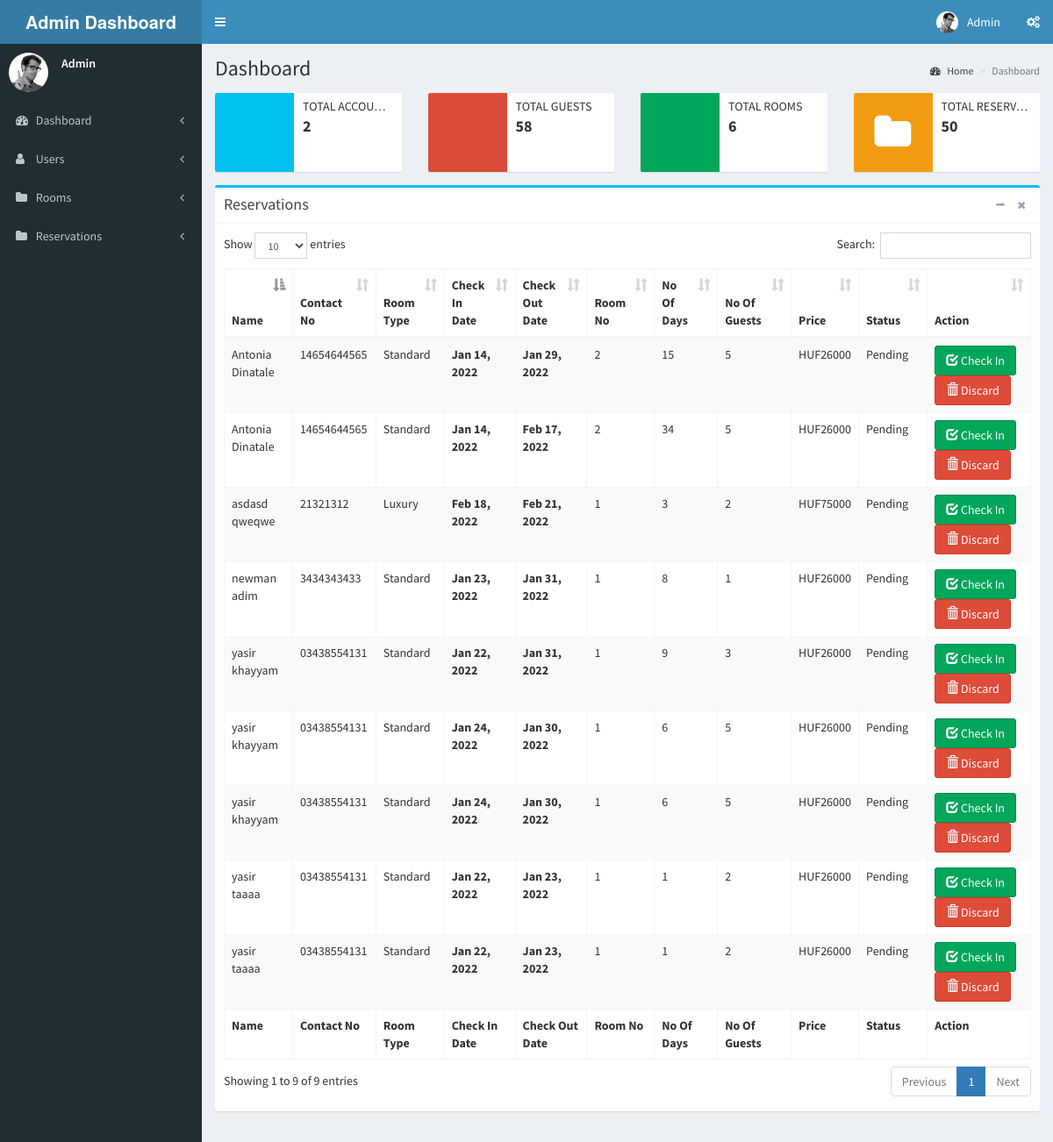
Screenshot of /admin/dashboard.php (signed in) with the database file from the repository.
### tables this page shows
CREATE TABLE `transaction` (
  `transaction_id` int(11) NOT NULL,
  `guest_id` int(11) NOT NULL,
  `room_id` int(11) NOT NULL,
  `room_no` int(5) NOT NULL,
  `extra_bed` int(11) NOT NULL,
  `status` varchar(20) NOT NULL,
  `status1` varchar(232) NOT NULL,
  `days` int(2) NOT NULL,
  `checkin` date NOT NULL,
  `checkin_time` time NOT NULL,
  `checkout` date NOT NULL,
  `checkout_time` time NOT NULL,
  `bill` varchar(10) NOT NULL,
  `guest_no` int(12) NOT NULL
);

CREATE TABLE `guest` (
  `guestid` int(11) NOT NULL,
  `firstname` varchar(50) NOT NULL,
  `middlename` varchar(30) NOT NULL,
  `lastname` varchar(40) NOT NULL,
  `address` varchar(50) NOT NULL,
  `contactno` varchar(13) NOT NULL,
  `email` varchar(232) NOT NULL,
  `mobile` varchar(232) NOT NULL
);

CREATE TABLE `room` (
  `roomid` int(11) NOT NULL,
  `room_type` varchar(50) NOT NULL,
  `price` varchar(11) NOT NULL,
  `photo` varchar(100) NOT NULL
);

### admin/name.php (called while the page is built)
<?php
	require 'connect.php';
	$query = $conn->query("SELECT * FROM `admin` WHERE `admin_id` = '$_SESSION[admin_id]'") or die(mysqli_error());
	$fetch = $query->fetch_array();
	$name = $fetch['name'];
?>

### admin/dashboard.php (the view, shortened to what this page needs)
<?php
require 'name.php';
include("header.php");
include("connect.php");
 $query_users_counter=mysqli_query($conn,"select * FROM admin");
 $number_user_counter=mysqli_num_rows($query_users_counter);
 $query_com_counter=mysqli_query($conn,"select * FROM guest");
 $number_counter=mysqli_num_rows($query_com_counter);
 $showtables= mysqli_query($conn,"select * FROM room");
 $number_counter_tables=mysqli_num_rows($showtables);
$showtables_transaction= mysqli_query($conn,"select * FROM transaction");
 $number_counter_transaction=mysqli_num_rows($showtables_transaction);
?>
  <?php
  include("leftbar.php"); ?>
 <link rel="stylesheet" href="plugins/datatables/dataTables.bootstrap.css">
  <div class="content-wrapper">
    <section class="content-header">
      <h1>
        Dashboard
      </h1>
      <ol class="breadcrumb">
        <li><a href="dashboard.php"><i class="fa fa-dashboard"></i> Home</a></li>
        <li class="active">Dashboard</li>
      </ol>
    </section>
    <section class="content">
      <div class="row">
        <div class="col-md-3 col-sm-6 col-xs-12">
          <div class="info-box">
            <span class="info-box-icon bg-aqua"><i class="ion ion-ios-people-outline"></i></span>
            <div class="info-box-content">
              <span class="info-box-text">Total Accounts</span>
              <span class="info-box-number"><?php echo $number_user_counter;?></span>
            </div>
          </div>
        </div>
        <div class="col-md-3 col-sm-6 col-xs-12">
          <div class="info-box">
            <span class="info-box-icon bg-red"><i class="ion ion-ios-people-outline"></i></span>
            <div class="info-box-content">
              <span class="info-box-text">Total Guests</span>
              <span class="info-box-number"><?php echo $number_counter?></span>
            </div>
          </div>
        </div>
        <div class="col-md-3 col-sm-6 col-xs-12">
          <div class="info-box">
            <span class="info-box-icon bg-green"><i class="ion ion-ios-cart-outline"></i></span>
            <div class="info-box-content">
              <span class="info-box-text">Total Rooms</span>
              <span class="info-box-number"><?php echo  $number_counter_tables;?></span>
            </div>
          </div>
        </div>
        <div class="col-md-3 col-sm-6 col-xs-12">
          <div class="info-box">
            <span class="info-box-icon bg-yellow"><i class="fa fa-folder"></i></span>
            <div class="info-box-content">
              <span class="info-box-text">Total Reservations</span>
              <span class="info-box-number"><?php echo $number_counter_transaction;?></span>
            </div>
          </div>
        </div>
      </div>
      <div class="row">
        <div class="col-md-12">
          <div class="box box-info">
            <div class="box-header with-border">
              <h3 class="box-title">Reservations</h3>
              <div class="box-tools pull-right">
                <button type="button" class="btn btn-box-tool" data-widget="collapse"><i class="fa fa-minus"></i>
                </button>
                <button type="button" class="btn btn-box-tool" data-widget="remove"><i class="fa fa-times"></i></button>
              </div>
            </div>
            <div class="box-body">
              <div class="table-responsive">
                <table id="example1" class="table table-bordered table-striped">
                <thead>
                <tr>
                <th>Name</th>
							<th>Contact No</th>
							<th>Room Type</th>
							<th>Check In Date</th>
							<th>Check Out Date</th>
							<th>Room No</th>
							<th>No Of Days</th>
							<th>No Of  Guests</th>
							<th>Price</th>
							<th>Status</th>
							<th>Action</th>
                </tr>
                </thead>
               <tbody>
						<?php
							$query = $conn->query("SELECT * FROM transaction WHERE status='Pending'") or die(mysqli_error());
							while($fetch = $query->fetch_array()){
							$query_guest_info=mysqli_query($conn,"select * from guest where guestid='".$fetch['guest_id']."'");
							$feect_guest_info=mysqli_fetch_array($query_guest_info);
							$query_room_info=mysqli_query($conn,"select * from room where roomid='".$fetch['room_id']."'");
							$feect_room_info=mysqli_fetch_array($query_room_info);
						?>
						<tr>
							<td><?php echo $feect_guest_info['firstname']." ".$feect_guest_info['lastname'];?></td>
							<td><?php echo $feect_guest_info['contactno'];?></td>
							<td><?php echo $feect_room_info['room_type'];?></td>
							<td><strong><?php echo date("M d, Y", strtotime($fetch['checkin']));?></strong></td>
							<td><strong><?php echo date("M d, Y", strtotime($fetch['checkout']));?></strong></td>
							<td><?php echo $fetch['room_no']?></td>
							<td><?php echo $fetch['days']?></td>
							<td><?php echo $fetch['guest_no'];?></td>
							<td><?php echo 'HUF'.$feect_room_info['price'];?></td>
							<td><?php echo $fetch['status']?></td>
							<td><a class = "btn btn-success" href = "confirm_reserve.php?transaction_id=<?php echo $fetch['transaction_id']?>"><i class = "glyphicon glyphicon-check"></i> Check In</a> <a class = "btn btn-danger" onclick = "confirmationDelete(); return false;" href = "delete_pending.php?transaction_id=<?php echo $fetch['transaction_id']?>"><i class = "glyphicon glyphicon-trash"></i> Discard</a></td>
						</tr>
						<?php
							}
						?>
					</tbody>
					<tfoot>
                <tr>
                <th>Name</th>
							<th>Contact No</th>
							<th>Room Type</th>
							<th>Check In Date</th>
							<th>Check Out Date</th>
							<th>Room No</th>
							<th>No Of Days</th>
							<th>No Of  Guests</th>
							<th>Price</th>
							<th>Status</th>
							<th>Action</th>
                </tr>
                </tfoot>
              </table>
              </div>
            </div>
          </div>
        </div>
      </div>
    </section>
  </div>

### admin/header.php (shortened to what this page needs)
<!DOCTYPE html>
<html>
<head>
  <link rel="stylesheet" href="bootstrap/css/bootstrap.min.css">
  <link rel="stylesheet" href="https://cdnjs.cloudflare.com/ajax/libs/font-awesome/4.5.0/css/font-awesome.min.css">
  <link rel="stylesheet" href="https://cdnjs.cloudflare.com/ajax/libs/ionicons/2.0.1/css/ionicons.min.css">
  <link rel="stylesheet" href="plugins/jvectormap/jquery-jvectormap-1.2.2.css">
  <link rel="stylesheet" href="dist/css/AdminLTE.min.css">
  <link rel="stylesheet" href="dist/css/skins/_all-skins.min.css">
</head>
<body class="hold-transition skin-blue sidebar-mini">
<div class="wrapper">
  <header class="main-header">
    <a href="dashboard.php" class="logo">
      <span class="logo-lg"><b>Admin Dashboard</b></span>
    </a>
    <nav class="navbar navbar-static-top">
      <a href="#" class="sidebar-toggle" data-toggle="offcanvas" role="button">
      </a>
      <div class="navbar-custom-menu">
        <ul class="nav navbar-nav">
          <li class="dropdown user user-menu">
            <a href="#" class="dropdown-toggle" data-toggle="dropdown">
              <img src="dist/img/user2-160x160.jpg" class="user-image" alt="User Image">
              <span class="hidden-xs"><?php echo $name;?></span>
            </a>
          </li>
          <li>
            <a href="#" data-toggle="control-sidebar"><i class="fa fa-gears"></i></a>
          </li>
        </ul>
      </div>
    </nav>
  </header>

### admin/leftbar.php (shortened to what this page needs)
<aside class="main-sidebar">
    <section class="sidebar">
      <div class="user-panel">
        <div class="pull-left image">
          <img src="dist/img/user2-160x160.jpg" class="img-circle" alt="User Image">
        </div>
        <div class="pull-left info">
          <p><?php echo $name;?></p>
        </div>
      </div>
      <ul class="sidebar-menu">
        <li class="treeview">
          <a href="dashboard.php">
            <i class="fa fa-dashboard"></i> <span>Dashboard</span>
            <span class="pull-right-container">
              <i class="fa fa-angle-left pull-right"></i>
            </span>
          </a>
        </li>
		<li class="treeview">
          <a href="account.php">
            <i class="fa fa-user"></i> <span>Users</span>
            <span class="pull-right-container">
              <i class="fa fa-angle-left pull-right"></i>
            </span>
          </a>
        </li>
		<li class="treeview">
          <a href="room.php">
            <i class="fa fa-folder"></i> <span>Rooms</span>
            <span class="pull-right-container">
              <i class="fa fa-angle-left pull-right"></i>
            </span>
          </a>
        </li>
		<li class="treeview">
          <a href="reserve.php">
            <i class="fa fa-folder"></i> <span>Reservations</span>
            <span class="pull-right-container">
              <i class="fa fa-angle-left pull-right"></i>
            </span>
          </a>
        </li>
      </ul>
    </section>
  </aside>

### rows the page displays
transaction: guest.firstname "Antonia", guest.lastname "Dinatale", guest.contactno "14654644565", room.room_type "Standard", checkin "Jan 14, 2022", checkout "Jan 29, 2022", room_no "2", days "15", guest_no "5", room.price "26000", status "Pending"
transaction: guest.firstname "Antonia", guest.lastname "Dinatale", guest.contactno "14654644565", room.room_type "Standard", checkin "Jan 14, 2022", checkout "Feb 17, 2022", room_no "2", days "34", guest_no "5", room.price "26000", status "Pending"
transaction: guest.firstname "yasir", guest.lastname "taaaa", guest.contactno "03438554131", room.room_type "Standard", checkin "Jan 22, 2022", checkout "Jan 23, 2022", room_no "1", days "1", guest_no "2", room.price "26000", status "Pending"
transaction: guest.firstname "yasir", guest.lastname "taaaa", guest.contactno "03438554131", room.room_type "Standard", checkin "Jan 22, 2022", checkout "Jan 23, 2022", room_no "1", days "1", guest_no "2", room.price "26000", status "Pending"
transaction: guest.firstname "yasir", guest.lastname "khayyam", guest.contactno "03438554131", room.room_type "Standard", checkin "Jan 22, 2022", checkout "Jan 31, 2022", room_no "1", days "9", guest_no "3", room.price "26000", status "Pending"
transaction: guest.firstname "newman", guest.lastname "adim", guest.contactno "3434343433", room.room_type "Standard", checkin "Jan 23, 2022", checkout "Jan 31, 2022", room_no "1", days "8", guest_no "1", room.price "26000", status "Pending"
transaction: guest.firstname "yasir", guest.lastname "khayyam", guest.contactno "03438554131", room.room_type "Standard", checkin "Jan 24, 2022", checkout "Jan 30, 2022", room_no "1", days "6", guest_no "5", room.price "26000", status "Pending"
transaction: guest.firstname "yasir", guest.lastname "khayyam", guest.contactno "03438554131", room.room_type "Standard", checkin "Jan 24, 2022", checkout "Jan 30, 2022", room_no "1", days "6", guest_no "5", room.price "26000", status "Pending"
transaction: guest.firstname "asdasd", guest.lastname "qweqwe", guest.contactno "21321312", room.room_type "Luxury", checkin "Feb 18, 2022", checkout "Feb 21, 2022", room_no "1", days "3", guest_no "2", room.price "75000", status "Pending"

### other values shown
$name "Admin"
$number_user_counter "2"
$number_counter "58"
$number_counter_tables "6"
$number_counter_transaction "50"
